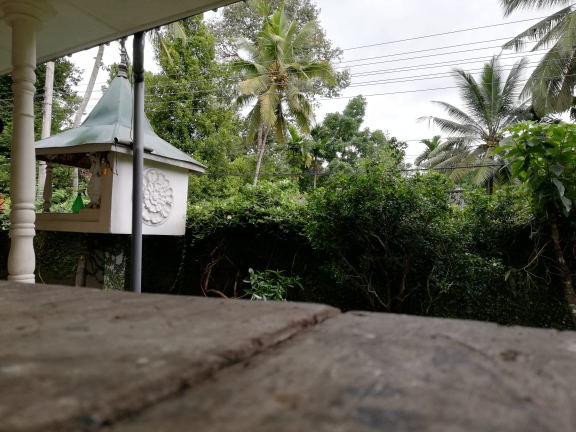
#> input picture photos/1.jpeg, 1152 x 864 px, found by its file name (shown at 1/2 size)
$ python temp2.py
#> lines starting #> are read from the running program, lines starting #| are printed output that depends on the picture
import cv2
import numpy as np
import time
import ipcamera


A = None
B = None
X = None
Kinv = None

def cylindricalWarp(img, K):
    global A, B, X, Kinv
    if A is None:
        h_,w_ = img.shape[:2]
        # pixel coordinates
        y_i, x_i = np.indices((h_,w_))
        X = np.stack([x_i,y_i,np.ones_like(x_i)],axis=-1).reshape(h_*w_,3) # to homog
        Kinv = np.linalg.inv(K)
        X = Kinv.dot(X.T).T # normalized coords
        # calculate cylindrical coords (sin\theta, h, cos\theta)
        A = np.stack([np.sin(X[:,0]),X[:,1],np.cos(X[:,0])],axis=-1).reshape(w_*h_,3)
        B = K.dot(A.T).T # project back to image-pixels plane
        # back from homog coords
        B = B[:,:-1] / B[:,[-1]]
        # make sure warp coords only within image bounds
        B[(B[:,0] < 0) | (B[:,0] >= w_) | (B[:,1] < 0) | (B[:,1] >= h_)] = -1
        B = B.reshape(h_,w_,-1)

    img_rgba = cv2.cvtColor(img,cv2.COLOR_BGR2BGRA) # for transparent borders...
    # warp the image according to cylindrical coords
    return cv2.remap(img_rgba, B[:,:,0].astype(np.float32), B[:,:,1].astype(np.float32), cv2.INTER_AREA, borderMode=cv2.BORDER_TRANSPARENT)

if __name__ == '__main__':
    img1 = cv2.imread("/home/heshds/fiverr/panaroma_video/photos/1.jpeg")
#> img1 is the input picture: shape (864, 1152, 3); mean B, G, R 87, 101.7, 102.1
    img2 = cv2.imread("/home/heshds/fiverr/panaroma_video/photos/2.jpeg")
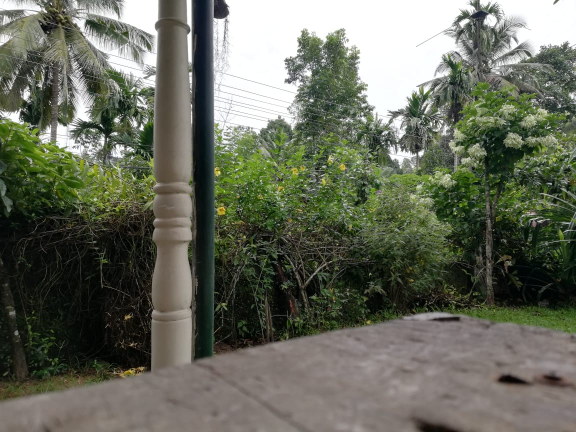
#> input picture photos/2.jpeg, 1152 x 864 px, found by its file name (shown at 1/2 size)
#> img2 is the input picture: shape (864, 1152, 3); mean B, G, R 92.3, 106.6, 103.2
    img3 = cv2.imread("/home/heshds/fiverr/panaroma_video/photos/3.jpeg")
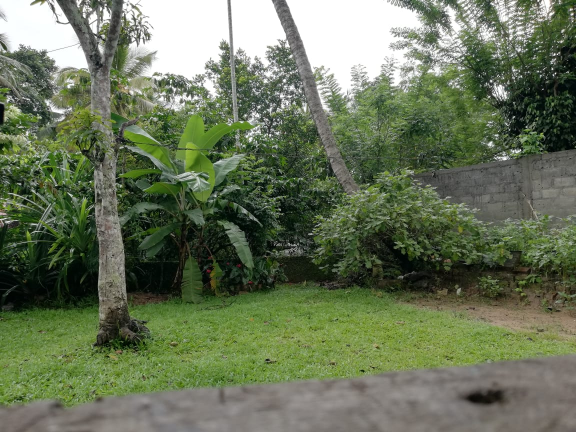
#> input picture photos/3.jpeg, 1152 x 864 px, found by its file name (shown at 1/2 size)
#> img3 is the input picture: shape (864, 1152, 3); mean B, G, R 89.1, 116.2, 104.6

    h, w = img1.shape[:2]
#> h = 864; w = 1152
    x = 0
    y = 0
    c = 0
    K = np.array([[800,0,w/2],[0,800,h/2],[0,0,1]]) # mock intrinsics
    merged = np.zeros((img1.shape[0], img1.shape[1]*3, 4 )).astype(np.uint8)

    while True:
        img_cyl1 = cylindricalWarp(img1, K)
#> in cylindricalWarp, `return cv2.remap(img_rgba, B[:,:,0].astype(np.float32), B[:,:,1].astyp..`:
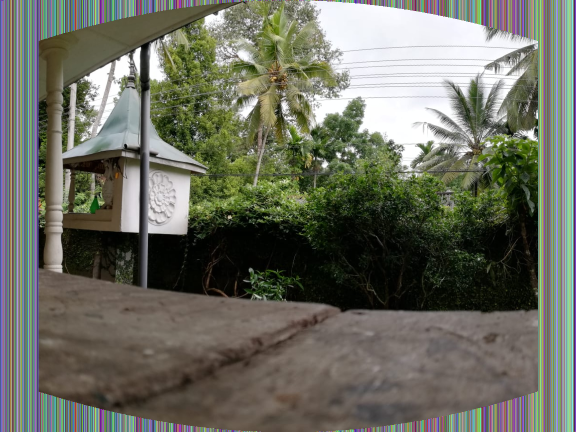
#> returned value: shape (864, 1152, 4) (shown at 1/2 size); mean of channels 0, 1, 2, 3 96.3, 108.5, 106.9, 227.6; drawn as B, G, R
        img_cyl2 = cylindricalWarp(img2, K)
#> in cylindricalWarp (call 2), `return cv2.remap(img_rgba, B[:,:,0].astype(np.float32), B[:,:,1].astyp..`:
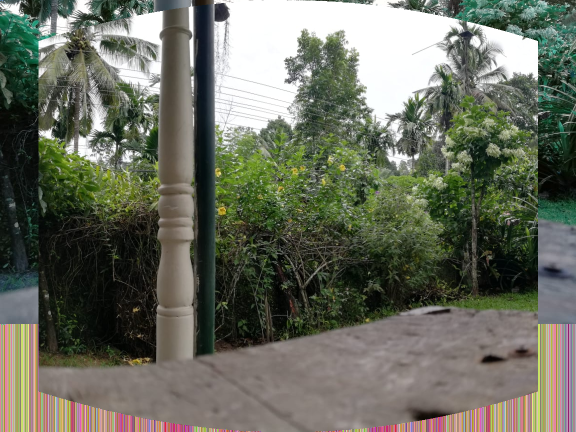
#> returned value: shape (864, 1152, 4) (shown at 1/2 size); mean of channels 0, 1, 2, 3 94.3, 108, 104.7, 245; drawn as B, G, R
        img_cyl3 = cylindricalWarp(img3, K)
#> in cylindricalWarp (call 3), `return cv2.remap(img_rgba, B[:,:,0].astype(np.float32), B[:,:,1].astyp..`:
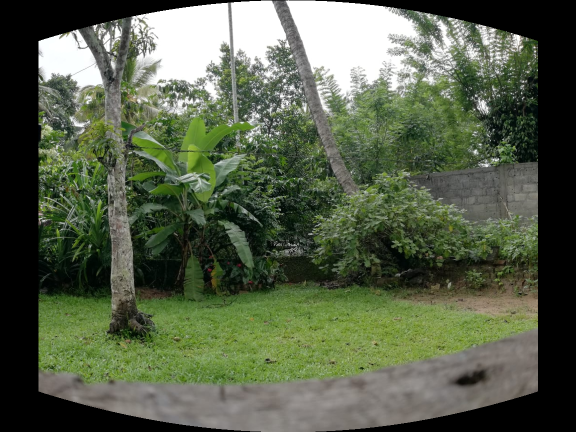
#> returned value: shape (864, 1152, 4) (shown at 1/2 size); mean of channels 0, 1, 2, 3 73.6, 95.7, 86.2, 207; drawn as B, G, R

        merged = np.zeros((img1.shape[0], img1.shape[1]*3, 4 )).astype(np.uint8)
        print(img_cyl1.shape, merged.shape)
#| (864, 1152, 4) (864, 3456, 4)

        merged[:, :img1.shape[1], :] = img_cyl1
        merged[:, img1.shape[1]*1-x:img1.shape[1]*2-(x+100), :] = img_cyl2[:, 100:, :]
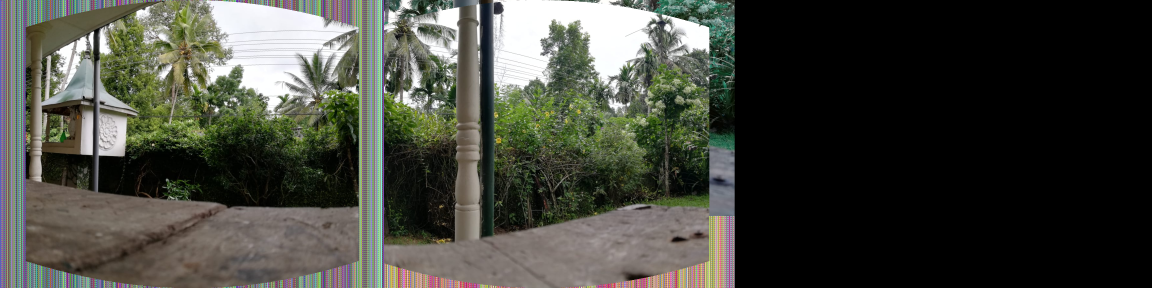
#> merged: shape (864, 3456, 4) (shown at 1/3 size); mean B, G, R, A 61.6, 69.7, 68.3, 151.2
        merged[:, img1.shape[1]*2-y:img1.shape[1]*3-(y+100), :] = img_cyl3[:, 100:,:]
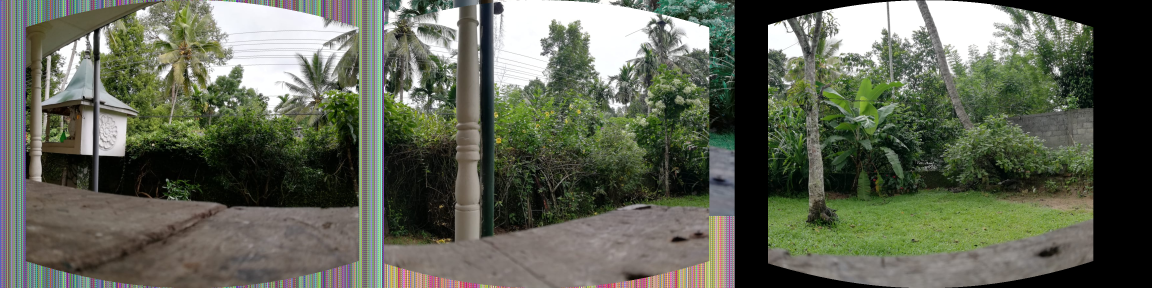
#> merged: shape (864, 3456, 4) (shown at 1/3 size); mean B, G, R, A 85.6, 101, 96.5, 218.8

        cropped = merged[c:merged.shape[0]-c, :, :]


        cv2.imshow("asd", cropped)
        key = cv2.waitKey(10)
#> (key Esc is pressed here)
        if key == 81:
            x = x + 2
        if key == 82:
            y = y + 2
        if key == 83:
            c = c + 2

        if key == 27:
            break
